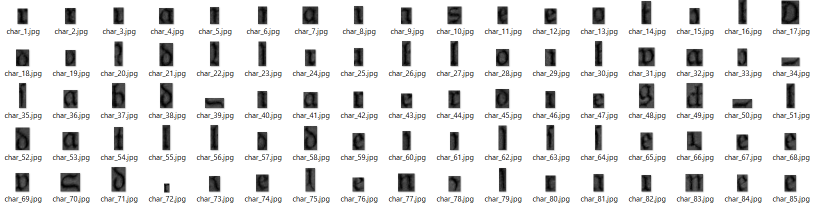
#> input picture images/readme/01.png, 1625 x 415 px, given in place of 01.jpg, which was not available (shown at 1/2 size)
$ jupyter execute --allow-errors 01_create_first_dataset.ipynb   (shell and % lines are left out)   (older library calls are emulated)   (text cells are left out)
#> lines starting #> are read from the running program, lines starting #| are printed output that depends on the picture; after the words box and inside, x2 and y2 are one past the last pixel; in counts of white or black regions, pixels touching at a corner belong together; pictures that were not available may be replaced by others from this repository, and a replacement may not be noted
[cell 1]
import cv2
import numpy as np
import matplotlib.pyplot as plt
#import scipy.misc
import imageio
from idx_tools import Idx
import os

[cell 2]
def convert_image(img, blur=3):
    # Convert to grayscale
    conv_img = cv2.cvtColor(img, cv2.COLOR_BGR2GRAY)

    # Adaptive thresholding to binarize the image
    conv_img = cv2.adaptiveThreshold(conv_img, 255, cv2.ADAPTIVE_THRESH_GAUSSIAN_C, cv2.THRESH_BINARY, 11, 4)

    # Blur the image to reduce noise
    conv_img = cv2.medianBlur(conv_img, blur)

    return conv_img

[cell 3]
# Read image
img = cv2.imread('./images/01.jpg')
#> img is the input picture: shape (415, 1625, 3); mean B, G, R 225.5, 225.6, 225.6
gray = cv2.cvtColor(img, cv2.COLOR_BGR2GRAY)
conv_img = convert_image(img)
#> in convert_image, `conv_img = cv2.adaptiveThreshold(conv_img, 255, cv2.ADAPTIVE_THRESH_GA..`:
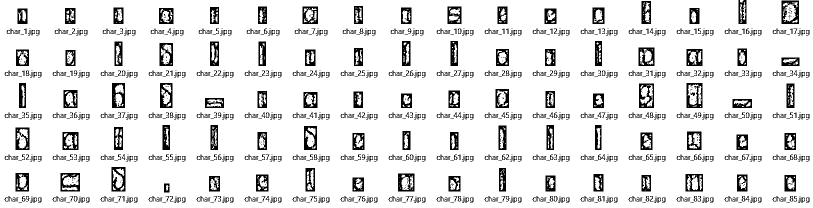
#> conv_img: shape (415, 1625) (shown at 1/2 size); 89.5% white; 1272 black regions (519 under 20 px), largest, box (x1, y1, x2, y2) and area: (1563, 1, 1598, 48) 916, (1278, 167, 1308, 216) 837, (1373, 166, 1405, 216) 810
#> in convert_image, `conv_img = cv2.medianBlur(conv_img, blur)`:
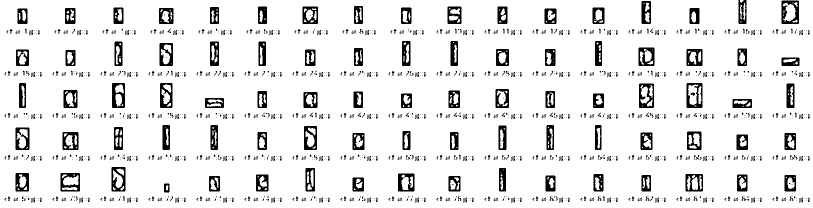
#> conv_img: shape (415, 1625) (shown at 1/2 size); 90.8% white; 1663 black regions (1289 under 20 px)

# Show the effects of each processing stage
fig, ax = plt.subplots(1, 3, figsize=(20, 15))

cmaps = ['jet', 'gray', 'gray']
titles = ['Original', 'Gray scaled', 'Converted']
data = [img, gray, conv_img]
for i in range(3):
    ax[i].imshow(data[i], cmap=cmaps[i])
    ax[i].set_title(titles[i], fontsize=23)
    ax[i].set_xticks([])
    ax[i].set_yticks([])

plt.show()
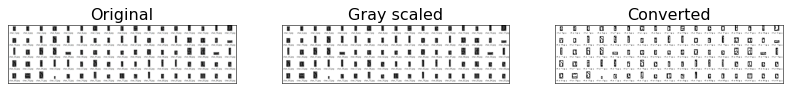
#> figure drawn by matplotlib, 3 panels; B, G, R data is drawn as R, G, B

[cell 4]
def extract_char(conv_img):
    # Find contours
    ctrs, _ = cv2.findContours(conv_img, cv2.RETR_TREE, cv2.CHAIN_APPROX_SIMPLE)
#> ctrs = 2047 contours, 1327 with area under 20; largest, box (x1, y1, x2, y2) and area: (0, 0, 1625, 415) 671524, (1562, 0, 1599, 49) 1720, (1372, 165, 1406, 217) 1675, (1277, 166, 1309, 217) 1542, (120, 345, 161, 384) 1512

    return ctrs

[cell 5]
def save_char(ctrs, img, lower=600, upper=20000, path='./char'):

    # Create the target folder for saving the extracted images
    if not os.path.isdir(path):
        os.mkdir(path)

    # Convert original image to gray scale
    gray = cv2.cvtColor(img, cv2.COLOR_BGR2GRAY)

    # Number of images already in the target folder
    n = len(os.listdir('./char')) + 1

    # Number of potential characters found in the image
    n_char = np.shape(ctrs)[0]

    # Go through each potential character
    for i in range(n_char):

        # Get coordinates of the potential character
        x, y, w, h = cv2.boundingRect(ctrs[i])

        # Test if the number of pixels in the bounding box is reasonable
        if (w * h) > lower and (w * h) < upper:

            # Draw the bounding box in the original image
            result = cv2.rectangle(img, (x, y), ( x + w, y + h ), (0, 255, 0), 2)

            # Extract the character and save it as a .jpeg
            roi = gray[y:y+h, x:x+w]
            imageio.imwrite('{}/char_{}.jpg'.format(path, n), roi)

            # Increase counter
            n += 1

    # Return image with all bounding boxes
    return result

[cell 6]
# List of all images to create the first training data
image_files = ['./images/01.jpg',
          './images/02.jpg',
          './images/03.jpg',
          './images/04.jpg']

# Go through all files and extract the characters
#> (the rest of this cell did not finish here and is left out)
